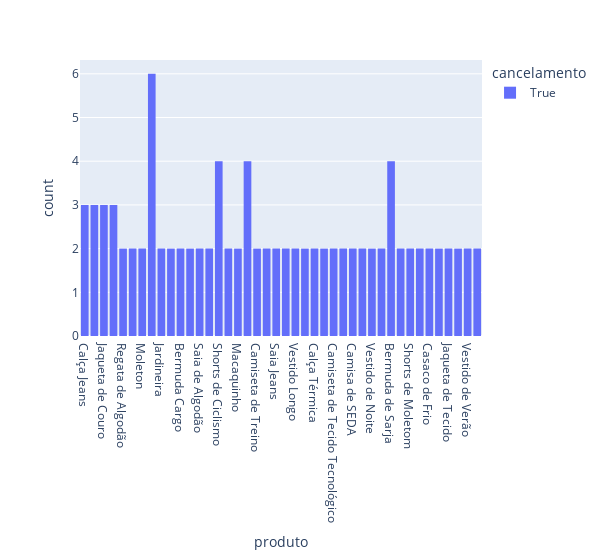
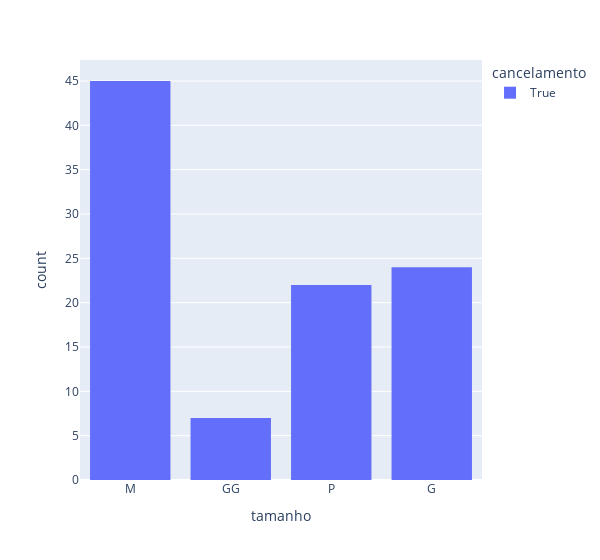
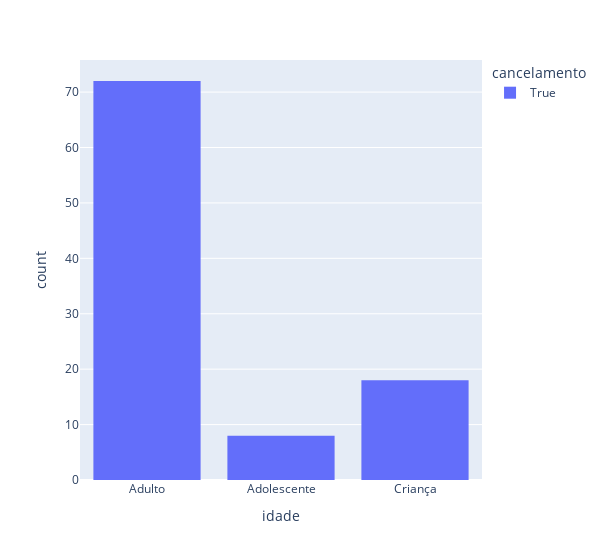
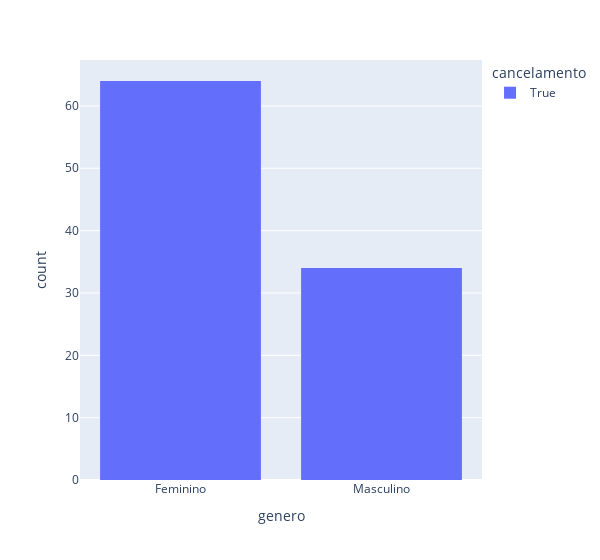

The code cell stored with these charts, in order, in its notebook:
### Code cell
import plotly.express as px 

for coluna in tabela.columns:
    grafico = px.histogram(tabela, x=coluna, color="cancelamento", width=600)
    grafico.show()

### Figure 1 — Plotly figure (JSON) as saved in the notebook; plotly's stock layout.template omitted (floating-point values rounded to 4 significant figures)
{"data": [{"alignmentgroup": "True", "bingroup": "x", "hovertemplate": "cancelamento=True<br>produto=%{x}<br>count=%{y}<extra></extra>", "legendgroup": "True", "marker": {"color": "#636efa", "pattern": {"shape": ""}}, "name": "True", "offsetgroup": "True", "orientation": "v", "showlegend": true, "type": "histogram", "x": ["Calça Jeans", "Shorts Esportivos", "Jaqueta de Couro", "Calça Legging", "Regata de Algodão", "Saia Plissada", "Moleton", "Vestido de Festa", "Jardineira", "Calça Jogger", "Bermuda Cargo", "Camisa Social", "Saia de Algodão", "Vestido de Inverno", "Shorts de Ciclismo", "Camisa de Verão", "Macaquinho", "Camisa de Manga Longa", "Camiseta de Treino", "Bermuda de Moletom", "Camisa de Manga Longa", "Saia Jeans", "Calça de Algodão", "Vestido Longo", "Camiseta Dry Fit", "Calça Térmica", "Macaquinho de Verão", "Camiseta de Tecido Tecnológico", "Saia de Tule", "Camisa de SEDA", "Calça de Veludo", "Vestido de Noite", "Calça de Linho", "Bermuda de Sarja", "Calça de Tecido", "Vestido de Festa", "Shorts de Moletom", "Camiseta de Manga Longa", "Casaco de Frio", "Calça de Sarja", "Shorts de Ciclismo", "Jaqueta de Tecido", "Calça de Moleton", "Vestido de Verão", "Bermuda de Sarja", "Calça de Moletom", "Vestido de Festa", "Calça Jeans", "Shorts Esportivos", "Jaqueta de Couro", "Calça Legging", "Regata de Algodão", "Saia Plissada", "Moleton", "Vestido de Festa", "Jardineira", "Calça Jogger", "Bermuda Cargo", "Camisa Social", "Saia de Algodão", "Vestido de Inverno", "Shorts de Ciclismo", "Camisa de Verão", "Macaquinho", "Camisa de Manga Longa", "Camiseta de Treino", "Bermuda de Moletom", "Camisa de Manga Longa", "Saia Jeans", "Calça de Algodão", "Vestido Longo", "Camiseta Dry Fit", "Calça Térmica", "Macaquinho de Verão", "Camiseta de Tecido Tecnológico", "Saia de Tule", "Camisa de SEDA", "Calça de Veludo", "Vestido de Noite", "Calça de Linho", "Bermuda de Sarja", "Calça de Tecido", "Vestido de Festa", "Shorts de Moletom", "Camiseta de Manga Longa", "Casaco de Frio", "Calça de Sarja", "Shorts de Ciclismo", "Jaqueta de Tecido", "Calça de Moleton", "Vestido de Verão", "Bermuda de Sarja", "Calça de Moletom", "Vestido de Festa", "Calça Jeans", "Shorts Esportivos", "Jaqueta de Couro", "Calça Legging"], "xaxis": "x", "yaxis": "y"}], "layout": {"barmode": "relative", "legend": {"title": {"text": "cancelamento"}, "tracegroupgap": 0}, "margin": {"t": 60}, "width": 600, "xaxis": {"anchor": "y", "domain": [0, 1], "title": {"text": "produto"}}, "yaxis": {"anchor": "x", "domain": [0, 1], "title": {"text": "count"}}}}

### Figure 2 — Plotly figure (JSON) as saved in the notebook; plotly's stock layout.template omitted (floating-point values rounded to 4 significant figures)
{"data": [{"alignmentgroup": "True", "bingroup": "x", "hovertemplate": "cancelamento=True<br>tamanho=%{x}<br>count=%{y}<extra></extra>", "legendgroup": "True", "marker": {"color": "#636efa", "pattern": {"shape": ""}}, "name": "True", "offsetgroup": "True", "orientation": "v", "showlegend": true, "type": "histogram", "x": ["M", "M", "GG", "M", "M", "M", "P", "M", "G", "G", "M", "G", "P", "M", "G", "P", "G", "GG", "G", "M", "P", "M", "G", "G", "M", "P", "G", "M", "M", "GG", "M", "M", "P", "M", "M", "M", "P", "P", "M", "P", "G", "M", "P", "G", "M", "P", "G", "M", "M", "GG", "M", "M", "M", "P", "M", "G", "G", "M", "G", "P", "M", "G", "P", "G", "GG", "G", "M", "P", "M", "G", "G", "M", "P", "G", "M", "M", "GG", "M", "M", "P", "M", "M", "M", "P", "P", "M", "P", "G", "M", "P", "G", "M", "P", "G", "M", "M", "GG", "M"], "xaxis": "x", "yaxis": "y"}], "layout": {"barmode": "relative", "legend": {"title": {"text": "cancelamento"}, "tracegroupgap": 0}, "margin": {"t": 60}, "width": 600, "xaxis": {"anchor": "y", "domain": [0, 1], "title": {"text": "tamanho"}}, "yaxis": {"anchor": "x", "domain": [0, 1], "title": {"text": "count"}}}}

### Figure 3 — Plotly figure (JSON) as saved in the notebook; plotly's stock layout.template omitted (floating-point values rounded to 4 significant figures)
{"data": [{"alignmentgroup": "True", "bingroup": "x", "hovertemplate": "cancelamento=True<br>idade=%{x}<br>count=%{y}<extra></extra>", "legendgroup": "True", "marker": {"color": "#636efa", "pattern": {"shape": ""}}, "name": "True", "offsetgroup": "True", "orientation": "v", "showlegend": true, "type": "histogram", "x": ["Adulto", "Adolescente", "Adulto", "Adolescente", "Criança", "Adulto", "Adulto", "Adulto", "Criança", "Adulto", "Adulto", "Adulto", "Adulto", "Adulto", "Adulto", "Criança", "Criança", "Adulto", "Adulto", "Criança", "Adulto", "Adulto", "Adulto", "Adulto", "Adulto", "Adulto", "Criança", "Adulto", "Adulto", "Adulto", "Adulto", "Adulto", "Adolescente", "Adulto", "Adulto", "Adulto", "Criança", "Adulto", "Adulto", "Adulto", "Criança", "Adulto", "Criança", "Adulto", "Adulto", "Adulto", "Adulto", "Adulto", "Adolescente", "Adulto", "Adolescente", "Criança", "Adulto", "Adulto", "Adulto", "Criança", "Adulto", "Adulto", "Adulto", "Adulto", "Adulto", "Adulto", "Criança", "Criança", "Adulto", "Adulto", "Criança", "Adulto", "Adulto", "Adulto", "Adulto", "Adulto", "Adulto", "Criança", "Adulto", "Adulto", "Adulto", "Adulto", "Adulto", "Adolescente", "Adulto", "Adulto", "Adulto", "Criança", "Adulto", "Adulto", "Adulto", "Criança", "Adulto", "Criança", "Adulto", "Adulto", "Adulto", "Adulto", "Adulto", "Adolescente", "Adulto", "Adolescente"], "xaxis": "x", "yaxis": "y"}], "layout": {"barmode": "relative", "legend": {"title": {"text": "cancelamento"}, "tracegroupgap": 0}, "margin": {"t": 60}, "width": 600, "xaxis": {"anchor": "y", "domain": [0, 1], "title": {"text": "idade"}}, "yaxis": {"anchor": "x", "domain": [0, 1], "title": {"text": "count"}}}}

### Figure 4 — Plotly figure (JSON) as saved in the notebook; plotly's stock layout.template omitted (floating-point values rounded to 4 significant figures)
{"data": [{"alignmentgroup": "True", "bingroup": "x", "hovertemplate": "cancelamento=True<br>genero=%{x}<br>count=%{y}<extra></extra>", "legendgroup": "True", "marker": {"color": "#636efa", "pattern": {"shape": ""}}, "name": "True", "offsetgroup": "True", "orientation": "v", "showlegend": true, "type": "histogram", "x": ["Feminino", "Masculino", "Masculino", "Feminino", "Feminino", "Feminino", "Feminino", "Feminino", "Feminino", "Feminino", "Masculino", "Masculino", "Feminino", "Feminino", "Masculino", "Masculino", "Feminino", "Feminino", "Masculino", "Masculino", "Feminino", "Feminino", "Masculino", "Feminino", "Feminino", "Masculino", "Feminino", "Feminino", "Feminino", "Masculino", "Feminino", "Feminino", "Feminino", "Feminino", "Feminino", "Feminino", "Feminino", "Feminino", "Masculino", "Masculino", "Masculino", "Masculino", "Feminino", "Feminino", "Feminino", "Masculino", "Feminino", "Feminino", "Masculino", "Masculino", "Feminino", "Feminino", "Feminino", "Feminino", "Feminino", "Feminino", "Feminino", "Masculino", "Masculino", "Feminino", "Feminino", "Masculino", "Masculino", "Feminino", "Feminino", "Masculino", "Masculino", "Feminino", "Feminino", "Masculino", "Feminino", "Feminino", "Masculino", "Feminino", "Feminino", "Feminino", "Masculino", "Feminino", "Feminino", "Feminino", "Feminino", "Feminino", "Feminino", "Feminino", "Feminino", "Masculino", "Masculino", "Masculino", "Masculino", "Feminino", "Feminino", "Feminino", "Masculino", "Feminino", "Feminino", "Masculino", "Masculino", "Feminino"], "xaxis": "x", "yaxis": "y"}], "layout": {"barmode": "relative", "legend": {"title": {"text": "cancelamento"}, "tracegroupgap": 0}, "margin": {"t": 60}, "width": 600, "xaxis": {"anchor": "y", "domain": [0, 1], "title": {"text": "genero"}}, "yaxis": {"anchor": "x", "domain": [0, 1], "title": {"text": "count"}}}}
